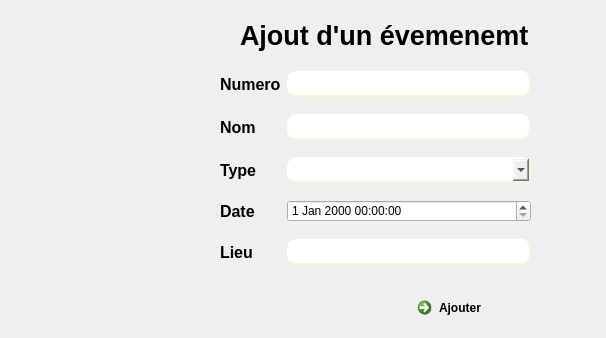
      <widget class="QWidget" name="tab">
       <attribute name="title">
        <string>Ajouter un evenement</string>
       </attribute>
       <widget class="QLabel" name="label_10">
        <property name="geometry">
         <rect>
          <x>240</x>
          <y>20</y>
          <width>341</width>
          <height>31</height>
         </rect>
        </property>
        <property name="font">
         <font>
          <pointsize>20</pointsize>
          <weight>75</weight>
          <bold>true</bold>
         </font>
        </property>
        <property name="styleSheet">
         <string>background-image: url(:/new/prefix1/white.jpg);</string>
        </property>
        <property name="text">
         <string>Ajout d'un évemenemt</string>
        </property>
       </widget>
       <widget class="QCommandLinkButton" name="ajouter_event">
        <property name="geometry">
         <rect>
          <x>410</x>
          <y>290</y>
          <width>187</width>
          <height>39</height>
         </rect>
        </property>
        <property name="text">
         <string>Ajouter </string>
        </property>
        <property name="icon">
         <iconset resource="MyResources.qrc">
          <normaloff>:/new/prefix1/MyResources/newajouter.png</normaloff>:/new/prefix1/MyResources/newajouter.png</iconset>
        </property>
        <property name="iconSize">
         <size>
          <width>25</width>
          <height>25</height>
         </size>
        </property>
        <property name="checkable">
         <bool>true</bool>
        </property>
        <property name="checked">
         <bool>false</bool>
        </property>
        <property name="autoRepeat">
         <bool>false</bool>
        </property>
        <property name="autoExclusive">
         <bool>false</bool>
        </property>
       </widget>
       <widget class="QWidget" name="layoutWidget">
        <property name="geometry">
         <rect>
          <x>220</x>
          <y>60</y>
          <width>311</width>
          <height>221</height>
         </rect>
        </property>
        <layout class="QGridLayout" name="gridLayout">
         <item row="0" column="0">
          <widget class="QLabel" name="label">
           <property name="font">
            <font>
             <pointsize>12</pointsize>
             <weight>75</weight>
             <bold>true</bold>
            </font>
           </property>
           <property name="styleSheet">
            <string>background-image: url(:/new/prefix1/white.jpg);</string>
           </property>
           <property name="text">
            <string>Numero</string>
           </property>
          </widget>
         </item>
         <item row="0" column="1">
          <widget class="QLineEdit" name="lineEdit">
           <property name="styleSheet">
            <string notr="true">QLineEdit {
    border-style: outset;
    border-width: 2px;
    border-radius: 10px;
    border-color: beige;
    font: bold 7px;
    min-width: 5em;
    padding:3px;
}</string>
           </property>
          </widget>
         </item>
         <item row="1" column="0">
          <widget class="QLabel" name="label_12">
           <property name="font">
            <font>
             <pointsize>12</pointsize>
             <weight>75</weight>
             <bold>true</bold>
            </font>
           </property>
           <property name="styleSheet">
            <string>background-image: url(:/new/prefix1/white.jpg);</string>
           </property>
           <property name="text">
            <string>Nom</string>
           </property>
          </widget>
         </item>
         <item row="1" column="1">
          <widget class="QLineEdit" name="lineEdit_id">
           <property name="styleSheet">
            <string notr="true">QLineEdit {
    border-style: outset;
    border-width: 2px;
    border-radius: 10px;
    border-color: beige;
    font: bold 7px;
    min-width: 5em;
    padding:3px;
}</string>
           </property>
          </widget>
         </item>
         <item row="2" column="0">
          <widget class="QLabel" name="label_5">
           <property name="font">
            <font>
             <pointsize>12</pointsize>
             <weight>75</weight>
             <bold>true</bold>
            </font>
           </property>
           <property name="styleSheet">
            <string>background-image: url(:/new/prefix1/white.jpg);</string>
           </property>
           <property name="text">
            <string>Type</string>
           </property>
          </widget>
         </item>
         <item row="2" column="1">
          <widget class="QComboBox" name="comboBox_2">
           <property name="styleSheet">
            <string notr="true">QComboBox {
    border-style: outset;
    border-width: 2px;
    border-radius: 10px;
    border-color: beige;
    font: bold 7px;
    min-width: 5em;
    padding:3px;
}</string>
           </property>
          </widget>
         </item>
         <item row="3" column="0">
          <widget class="QLabel" name="label_7">
           <property name="font">
            <font>
             <pointsize>12</pointsize>
             <weight>75</weight>
             <bold>true</bold>
            </font>
           </property>
           <property name="styleSheet">
            <string>background-image: url(:/new/prefix1/white.jpg);</string>
           </property>
           <property name="text">
            <string>Date</string>
           </property>
          </widget>
         </item>
         <item row="3" column="1">
          <widget class="QDateTimeEdit" name="dateTimeEdit_2">
           <property name="styleSheet">
            <string notr="true">QDateTime {
    border-style: outset;
    border-width: 2px;
    border-radius: 10px;
    border-color: beige;
    font: bold 7px;
    min-width: 5em;
    padding:3px;
}</string>
           </property>
          </widget>
         </item>
         <item row="4" column="0">
          <widget class="QLabel" name="label_6">
           <property name="font">
            <font>
             <pointsize>12</pointsize>
             <weight>75</weight>
             <bold>true</bold>
            </font>
           </property>
           <property name="styleSheet">
            <string>background-image: url(:/new/prefix1/white.jpg);</string>
           </property>
           <property name="text">
            <string>Lieu</string>
           </property>
          </widget>
         </item>
         <item row="4" column="1">
          <widget class="QLineEdit" name="lineEdit_14">
           <property name="styleSheet">
            <string notr="true">QLineEdit {
    border-style: outset;
    border-width: 2px;
    border-radius: 10px;
    border-color: beige;
    font: bold 7px;
    min-width: 5em;
    padding:3px;
}</string>
           </property>
          </widget>
         </item>
        </layout>
       </widget>
      </widget>
